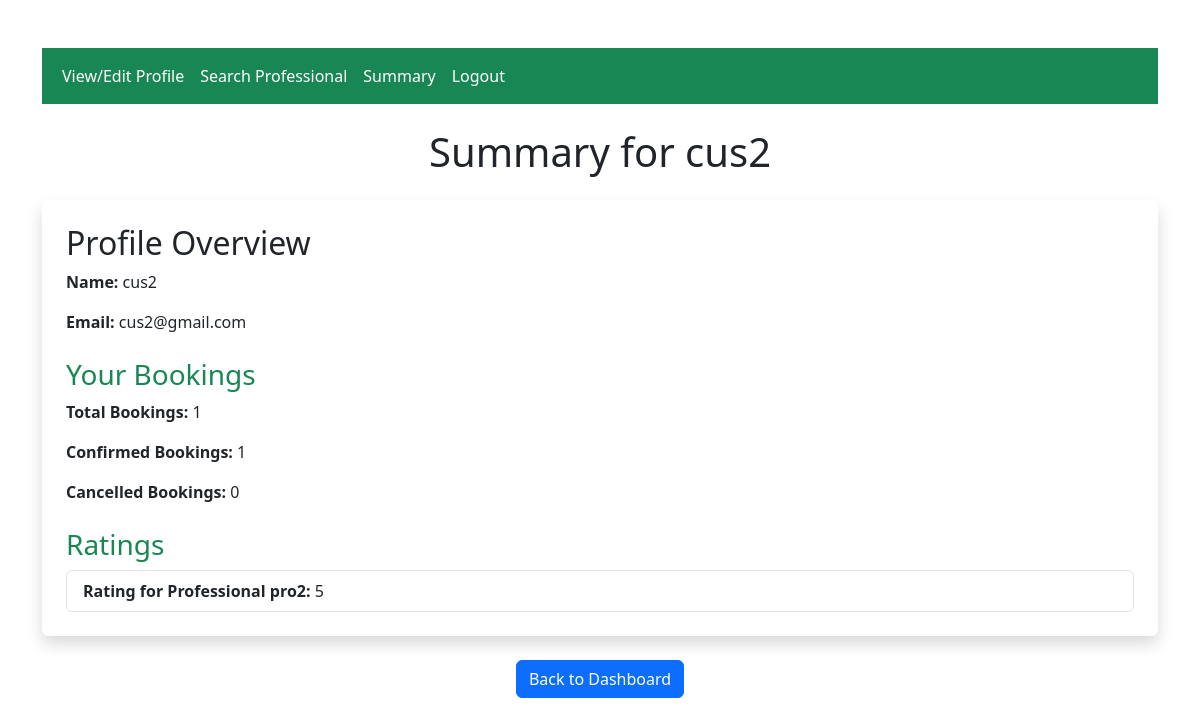
The page /customer_summary (signed in) on the database its author committed.
### app.py (models this page shows)
class Customer(db.Model):
    id = db.Column(db.Integer, primary_key=True)
    email = db.Column(db.String(120), unique=True, nullable=False)
    password = db.Column(db.String(120), nullable=False)
    name = db.Column(db.String(120), nullable=False)
    address = db.Column(db.String(200), nullable=False)
    pincode = db.Column(db.String(20), nullable=False)
    phone_number = db.Column(db.String(15), nullable=False)

class Professional(db.Model):
    id = db.Column(db.Integer, primary_key=True)
    email = db.Column(db.String(120), unique=True, nullable=False)
    password = db.Column(db.String(120), nullable=False)
    name = db.Column(db.String(120), nullable=False)
    address = db.Column(db.String(200), nullable=False)
    pincode = db.Column(db.String(20), nullable=False)
    service_id = db.Column(db.Integer, db.ForeignKey('service.id'), nullable=False)
    service = db.relationship('Service', backref=db.backref('professionals', lazy=True))
    document = db.Column(db.String(120), nullable=False)
    phone_number = db.Column(db.String(15), nullable=False)
    is_approved = db.Column(db.Boolean, default=False)
    is_rejected = db.Column(db.Boolean, default=False)

### app.py (the view)
@app.route('/customer_summary', methods=['GET'])
def customer_summary():
    customer = Customer.query.filter_by(email=session['user_email']).first()
    bookings = Booking.query.filter_by(customer_id=customer.id).all()
    confirmed_bookings = [booking for booking in bookings if booking.status == 'Confirmed']
    cancelled_bookings = [booking for booking in bookings if booking.status == 'Cancelled']
    ratings = []
    for booking in bookings:
        if booking.reviews:
            for review in booking.reviews:
                ratings.append({'professional': booking.professional, 'value': review.rating})
    return render_template('customer_summary.html', customer=customer, bookings=bookings, ratings=ratings, confirmed_bookings=confirmed_bookings,cancelled_bookings=cancelled_bookings)

### templates/customer_summary.html (shortened to what this page needs)
<!DOCTYPE html>
<html lang="en">
<head>
    <link href="https://cdn.jsdelivr.net/npm/bootstrap@5.3.0-alpha1/dist/css/bootstrap.min.css" rel="stylesheet">
</head>
<body>
    <div class="container mt-5">
        <div class="navbar navbar-expand-lg navbar-light bg-success mb-4">
            <div class="container-fluid">
                <div class="collapse navbar-collapse">
                    <ul class="navbar-nav me-auto mb-2 mb-lg-0">
                        <li class="nav-item">
                            <a class="nav-link text-white" href="{{ url_for('edit_profile') }}">View/Edit Profile</a>
                        </li>
                        <li class="nav-item">
                            <a class="nav-link text-white" href="{{ url_for('customer_search') }}">Search Professional</a>
                        </li>
                        <li class="nav-item">
                            <a class="nav-link text-white" href="{{ url_for('customer_summary') }}">Summary</a>
                        </li>
                        <li class="nav-item">
                            <a class="nav-link text-white" href="{{ url_for('logout') }}">Logout</a>
                        </li>
                    </ul>
                </div>
            </div>
        </div>
        <h1 class="text-center mb-4">Summary for {{ customer.name }}</h1>
        <div id="summary" class="bg-white p-4 shadow rounded">
            <h2>Profile Overview</h2>
            <p><strong>Name:</strong> {{ customer.name }}</p>
            <p><strong>Email:</strong> {{ customer.email }}</p>
            <h3 class="text-success mt-4">Your Bookings</h3>
            <p><strong>Total Bookings:</strong> {{ customer.bookings | length }}</p>
            <p><strong>Confirmed Bookings:</strong> {{ confirmed_bookings | length }}</p>
            <p><strong>Cancelled Bookings:</strong> {{ cancelled_bookings | length }}</p>
            <h3 class="text-success mt-4">Ratings</h3>
            {% if ratings %}
                <ul class="list-group">
                    {% for rating in ratings %}
                        <li class="list-group-item">
                            <strong>Rating for Professional {{ rating.professional.name }}:</strong> {{ rating.value }}
                        </li>
                    {% endfor %}
                </ul>
            {% else %}
                <p>No ratings available.</p>
            {% endif %}
        </div>
        <div class="text-center mt-4">
            <a href="{{ url_for('customer_dashboard') }}" class="btn btn-primary">Back to Dashboard</a>
        </div>
    </div>
</body>
</html>

### rows shown on the page
Customer: name "cus2", email "cus2@gmail.com"
Professional: professional.name "pro2"

### other values the page prints
{{ customer.bookings | length }} "1"
{{ confirmed_bookings | length }} "1"
{{ cancelled_bookings | length }} "0"
{{ rating.value }} "5"
